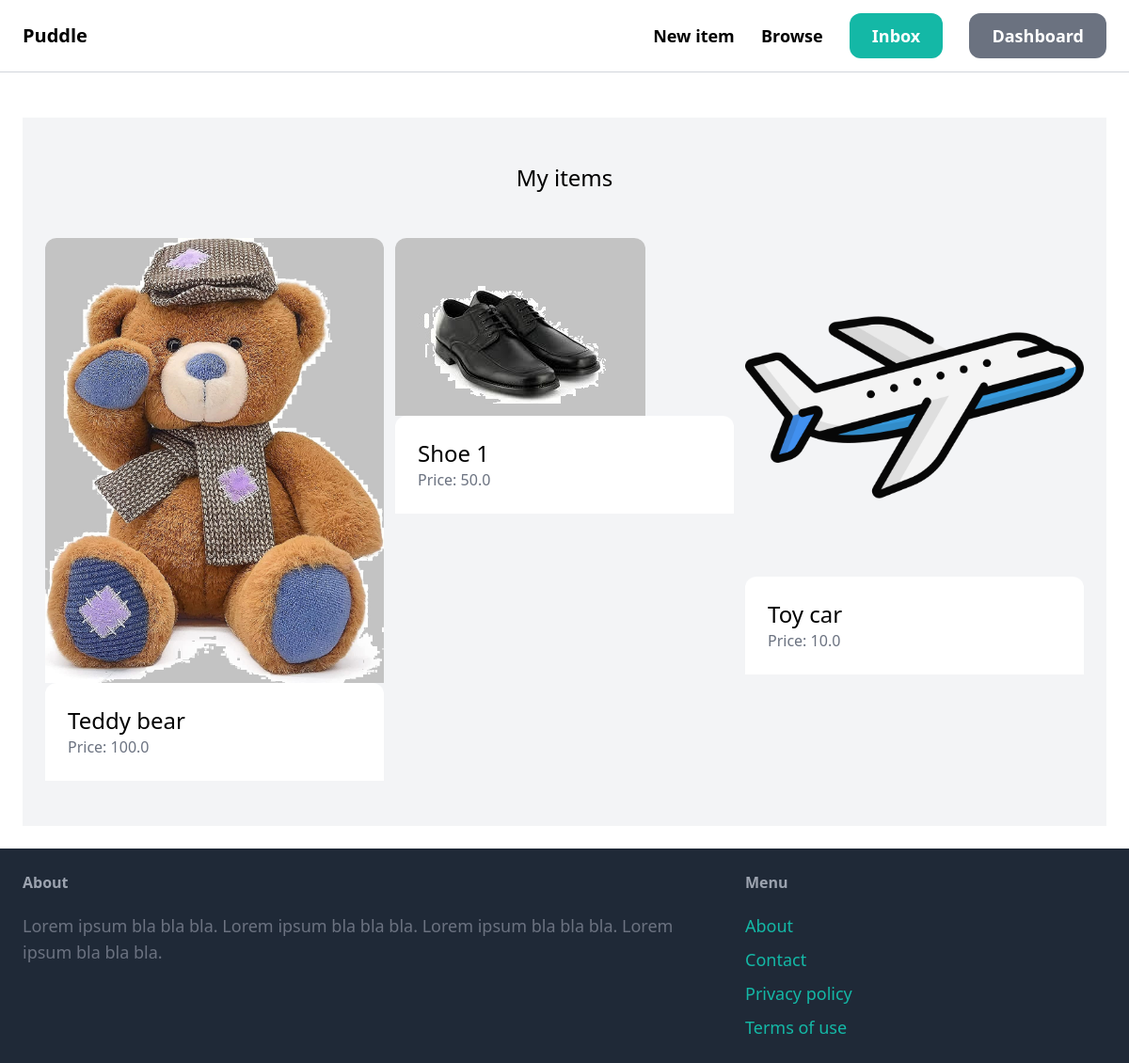
Page /dashboard (signed in) on the earlier database version.
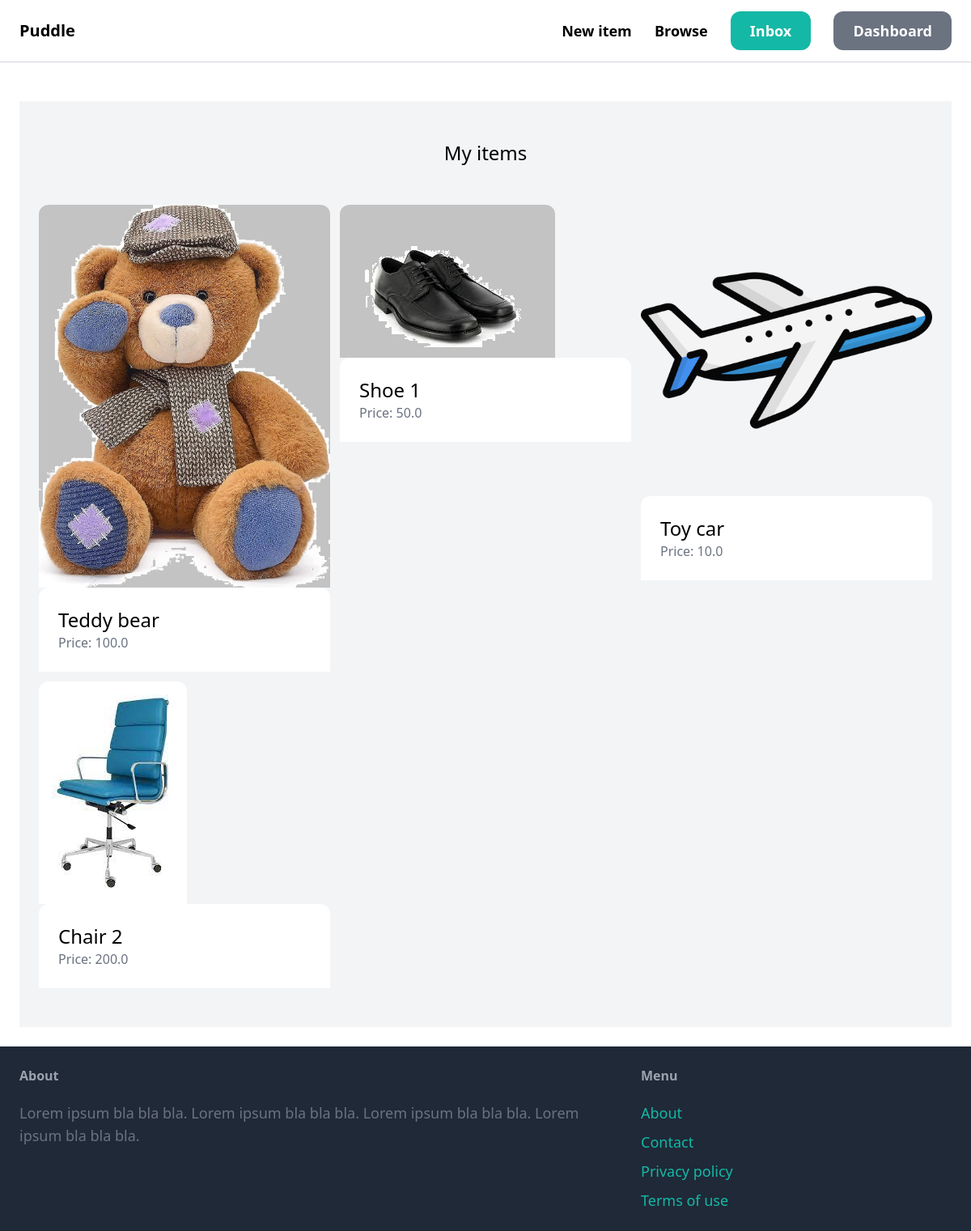
Same page on the later database version.
### item/models.py (models this page shows, shortened)
class Item(models.Model):
    Category = models.ForeignKey(Category, related_name='items', on_delete=models.CASCADE)
    name = models.CharField(max_length=255)
    description = models.TextField(blank=True, null=True)
    price = models.FloatField()
    image = models.ImageField(upload_to='item_images', blank=True, null=True)
    is_sold = models.BooleanField(default=False)
    created_by = models.ForeignKey(User, related_name='items', on_delete=models.CASCADE)
    created_at = models.DateTimeField(auto_now_add=True)

### dashboard/views.py (the view)
# urls.py: path('', views.index, name='index'),
@login_required
def index(request):
    items = Item.objects.filter(created_by=request.user)
    return render(request, 'dashboard/index.html', {
        'items': items,
        })

### dashboard/templates/dashboard/index.html (shortened to what this page needs)
{% extends 'core/base.html' %}
{%  block content%}
    <div class="mt-6 px-6 py-12 bg-gray-100 rounder-xl">
        <h2 class="mb-12 text-2xl text-center">My items</h2>
        <div class="grid grid-cols-3 gap-3">
            {% for item in items %}
                <div>
                    <a href="{% url 'item:detail' item.id %}">
                        <div>
                            <img src="{{ item.image.url }}" class="rounded-t-xl">
                        </div>
                        <div class="p-6 bg-white rounded-t-xl">
                            <h2 class="text-2xl"> {{ item.name }} </h2>
                            <p class="text-gray-500">Price: {{ item.price }} </p>
                        </div>
                    </a>
                </div>
            {% endfor %}
        </div>
    </div>
    {% endblock %}

Differences in the rows shown:
added Item: image (picture), name "Chair 2", price "200.0"
